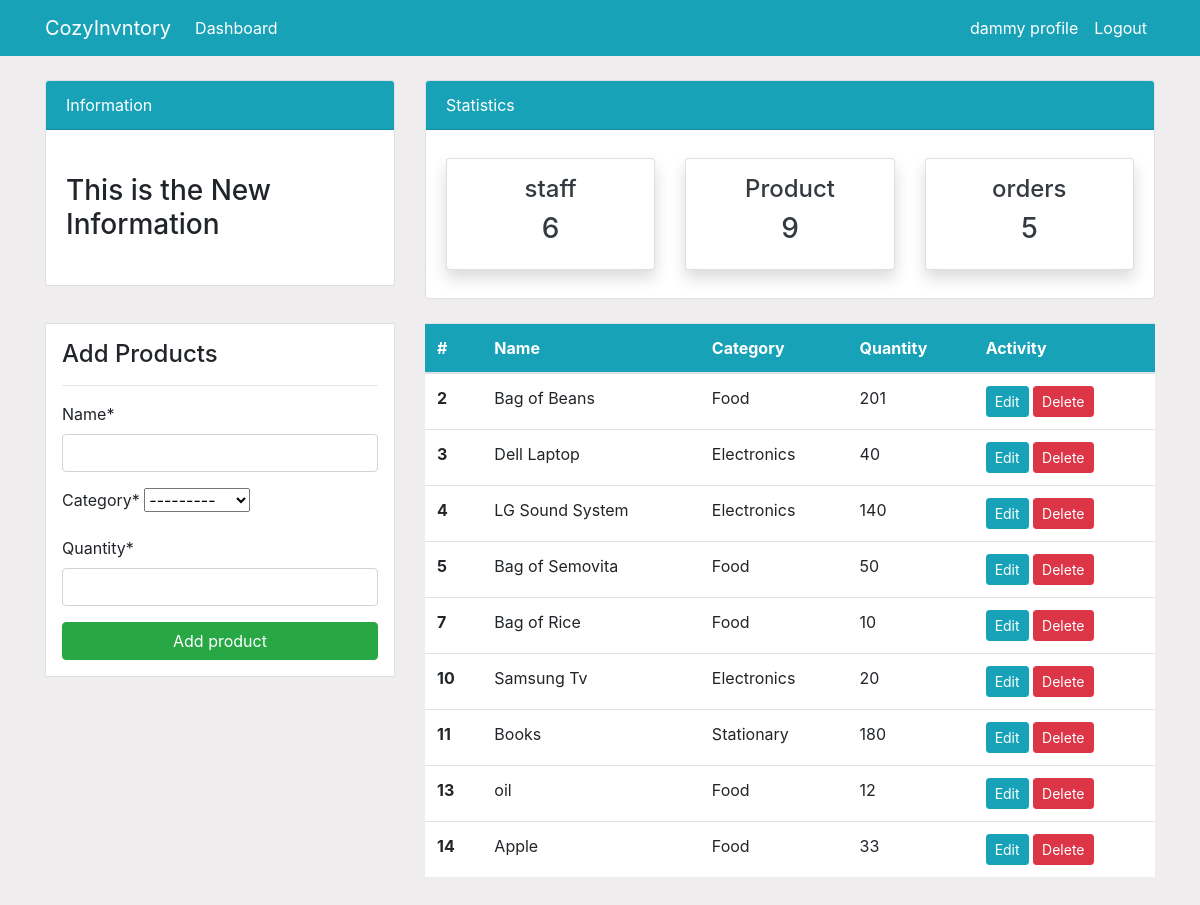
The app's page /product/ (signed in), older data.
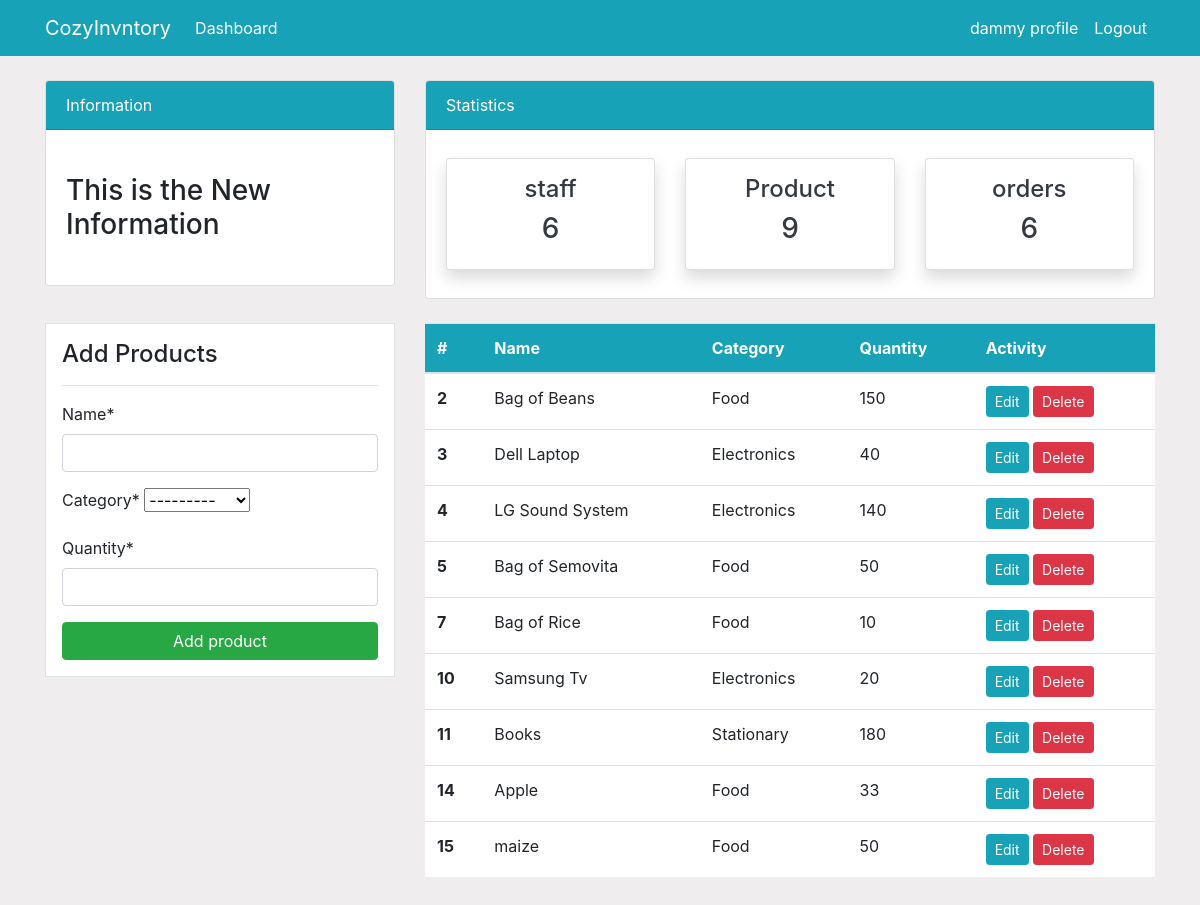
The same page, newer data.
### dashboard/models.py (models this page shows, shortened)
class Product(models.Model):
    name = models.CharField(max_length=100, null=True)
    category = models.CharField(max_length=20, choices=CATEGORY, null=True)
    quantity = models.PositiveIntegerField(null=True)
    class Meta:
        verbose_name_plural = 'Product'

### dashboard/views.py (the view)
# urls.py: path('product/', views.product, name='dashboard-product'),
@login_required
def product(request):
    items = Product.objects.all() # Using object relational mapping(ORM)
    if request.method=='POST':
       form = ProductForm(request.POST)
       if form.is_valid():
           form.save()
           product_name = form.cleaned_data.get('name')
           messages.success(request, f'{product_name} has been added')
           return redirect('dashboard-product')
    else:
       form = ProductForm()
    count_product=items.count()
    count_staff=User.objects.all().count()
    count_order=Order.objects.all().count()
    context ={
        'items': items,
        'form': form,
        'count_product': count_product,
        'count_staff': count_staff,
        'count_order': count_order,
    }
    return render(request, 'dashboard/product.html', context)

### dashboard/forms.py
class ProductForm(forms.ModelForm):
    class Meta:
        model = Product
        fields = ['name', 'category', 'quantity']

### templates/dashboard/product.html (shortened to what this page needs)
{% extends 'partials/base.html' %}
{% load crispy_forms_tags %}
{% block content %}
  {% include 'partials/topnav.html' %}
  <div class="container">
    <div class="row my-4">
      <div class="col-md-4">
        <div class="border bg-white p-3">
          <h4>Add Products</h4>
          <hr>
          <form action="" method="POST">
            {{form|crispy}}
            <input class="btn btn-success btn-block" type="submit" value="Add product">
          </form>
        </div>
      </div>
      <div class="col-md-8">
        <table class="table bg-white">
          <thead class="bg-info">
            <tr class="text-white">
              <th scope="col">#</th>
              <th scope="col">Name</th>
              <th scope="col">Category</th>
              <th scope="col">Quantity</th>
              <th scope="col">Activity</th>
            </tr>
          </thead>
          <tbody>
            {% for item in items %}
            <tr>
              <th scope="row">{{item.id}}</th>
              <td>{{item.name}}</td>
              <td>{{item.category}}</td>
              <td>{{item.quantity}}</td>
              <td>
                <a class="btn btn-info btn-sm" href="{% url 'dashboard-product-update' item.id%}">Edit</a>
                <a class="btn btn-danger btn-sm" href="{% url 'dashboard-product-delete' item.id%}">Delete</a>
              </td>
            </tr>
            {% endfor %}
          </tbody>
        </table>
      </div>
    </div>
  </div>
{% endblock %}

### templates/partials/base.html (shortened to what this page needs)
{% load static %}
<!doctype html>
<html lang="en">
  <head>
    <link rel="stylesheet" href="https://cdn.jsdelivr.net/npm/bootstrap@4.6.2/dist/css/bootstrap.min.css">
    <link rel="stylesheet" href="{% static '/style.css' %}">
  </head>
  <body>
    {% include 'partials/nav.html' %}
    {% block content %}{% endblock %}
  </body>
</html>

### templates/partials/nav.html (shortened to what this page needs)
<nav class="navbar navbar-expand-lg navbar-info bg-info">
    {% if user.is_authenticated%}
    <div class="container">
        <a class="navbar-brand text-white"  href="{% url 'dashboard-index' %}">CozyInvntory</a>
        <div class="collapse navbar-collapse" id="navbarSupportedContent">
            <ul class="navbar-nav mr-auto">
                <li class="nav-item active">
                <a class="nav-link text-white" href="{% url 'dashboard-index' %}">Dashboard <span class="sr-only">(current)</span></a>
                </li>
            </ul>
            <ul class="navbar-nav ml-auto">
                <li class="nav-item active">
                <a class="nav-link text-white" href="{% url 'user-profile' %}">{{user.username}} profile <span class="sr-only">(current)</span></a>
                </li>
                <li class="nav-item">
                <a class="nav-link text-white" href="{% url 'user-logout' %}">Logout</a>
                </li>
            </ul>
            {%endif%}
        </div>
    </div>
</nav>

### templates/partials/topnav.html (shortened to what this page needs)
<div class="container">
    <div class="row mt-4">
        <div class="col-md-4">
            <div class="card">
                <div class="card-header bg-info text-white text-capitalize">
                    information
                </div>
                <div class="card-body">
                    <marquee behavior="" direction="">
                        <h3 class="my-4">This is the New Information</h3>
                    </marquee>
                </div>
            </div>
        </div>
        <div class="col-md-8">
            <div class="card">
                <div class="card-header bg-info text-white text-capitalize">
                    statistics
                </div>
                <div class="card-body">
                    <div class="row">
                        <div class="col-md-4 my-2">
                            <a href="{% url 'dashboard-staff' %}" class="text-decoration-none text-dark">
                                <div class="card my-card shadow text-center p-3">
                                    <h4>staff </h4>
                                    <h3>{{count_staff}}</h3>
                                </div>
                            </a>
                        </div>
                        <div class="col-md-4 my-2">
                            <a href="{% url 'dashboard-product' %}" class="text-decoration-none text-dark">
                                <div class="card my-card shadow text-center p-3">
                                    <h4>Product </h4>
                                    <h3>{{count_product}}</h3>
                                </div>
                            </a>
                        </div>
                        <div class="col-md-4 my-2">
                            <a href="{% url 'dashboard-order' %}" class="text-decoration-none text-dark">
                                <div class="card my-card shadow text-center p-3">
                                    <h4>orders </h4>
                                    <h3>{{count_order}}</h3>
                                </div>
                            </a>
                        </div>
                    </div>
                </div>
            </div>
        </div>
    </div>
</div>

### static/style.css (style rules this page uses)
body { background: rgb(230, 227, 227, 0.624); }

Row changes from the older to the newer data that the page shows:
removed Product: id "13", name "oil", category "Food", quantity "12"
changed Product "Bag of Beans": quantity "201" → "150"
added Product: id "15", name "maize", category "Food", quantity "50"
Text that changed along with them:
{{ count_order }}: "5" → "6"
